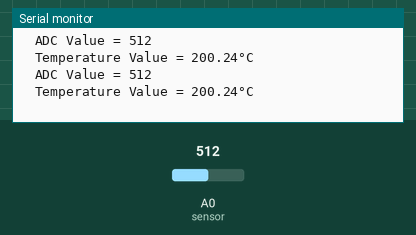
Simulated run of this sketch. Board: Arduino Uno, built with avr-gcc and run on an emulated ATmega328P. Parts: the last lines printed to the serial monitor. The inputs (shaded band) are chosen by the test bench; at power-on: A0 (sensor) = 512.

Above: at 1.2 s.
1.3 s: A0 (sensor) set to 716
At 2.4 s:
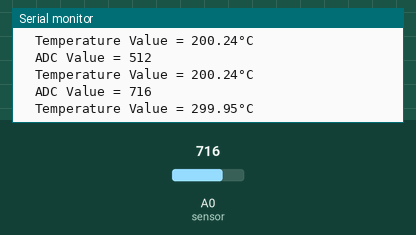
2.8 s: A0 (sensor) set to 900
At 3.8 s:
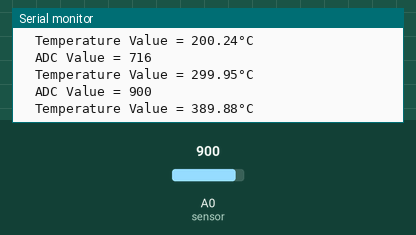
Timing chart, 0 to 5.8 s (numbered marks = the images above; inputs shaded):
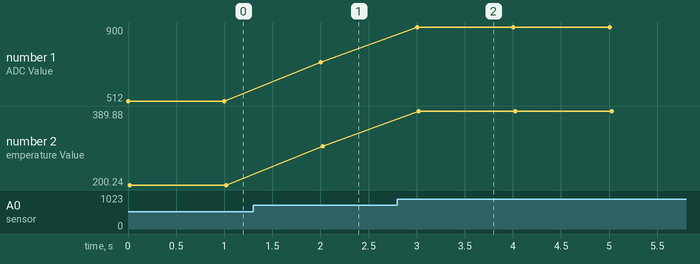

The sketch:

Weather_Station.ino
```cpp
#define sensor A0
float milliVoltage, temperature;

void setup(void) {
  Serial.begin(9600);
}

void loop(void) {
  milliVoltage = analogRead(sensor) * 5000.0 / 1023.0;
  temperature = (milliVoltage - 500) / 10;

  Serial.print("  ADC Value = ");
  Serial.println(analogRead(sensor));

  Serial.print("  Temperature Value = ");
  Serial.print(temperature);
  Serial.println("°C");
  delay(1000);
}
```

Measured:
- after the input at 1.3 s, the serial monitor: prints a new line after 0.70 s (image 1)
- after the input at 2.8 s, the serial monitor: prints a new line after 0.20 s (image 2)
- plotted number 1: 512 → 716 after the input at 1.3 s, 716 → 900 after the input at 2.8 s
- plotted number 2: 200.24 → 299.95 after the input at 1.3 s, 299.95 → 389.88 after the input at 2.8 s
